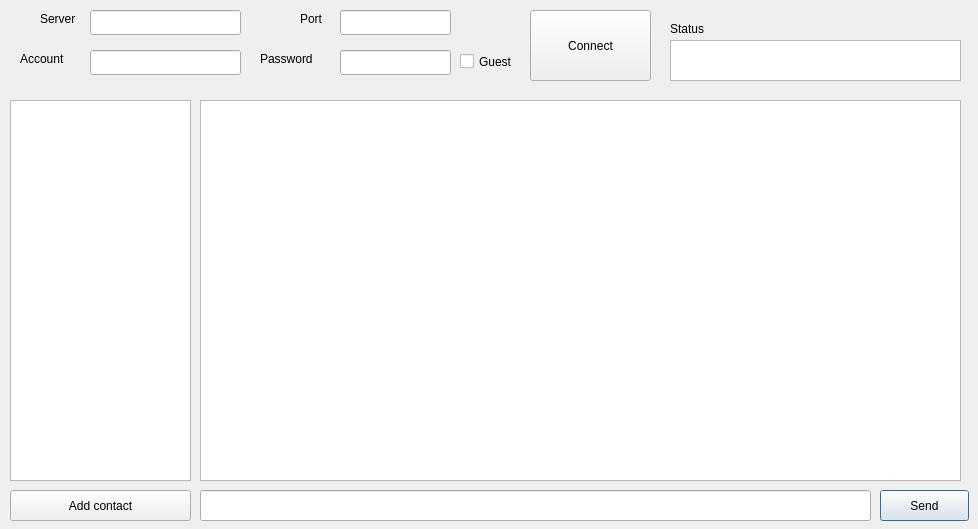
<?xml version="1.0" encoding="UTF-8"?>
<ui version="4.0">
 <class>Messenger</class>
 <widget class="QDialog" name="Messenger">
  <property name="geometry">
   <rect>
    <x>0</x>
    <y>0</y>
    <width>978</width>
    <height>529</height>
   </rect>
  </property>
  <property name="windowTitle">
   <string>Messenger</string>
  </property>
  <widget class="QListWidget" name="contactView">
   <property name="geometry">
    <rect>
     <x>10</x>
     <y>100</y>
     <width>181</width>
     <height>381</height>
    </rect>
   </property>
  </widget>
  <widget class="QLineEdit" name="inputEdit">
   <property name="geometry">
    <rect>
     <x>200</x>
     <y>490</y>
     <width>671</width>
     <height>31</height>
    </rect>
   </property>
  </widget>
  <widget class="QPushButton" name="sendButton">
   <property name="geometry">
    <rect>
     <x>880</x>
     <y>490</y>
     <width>89</width>
     <height>31</height>
    </rect>
   </property>
   <property name="text">
    <string>Send</string>
   </property>
  </widget>
  <widget class="QListWidget" name="chatView">
   <property name="geometry">
    <rect>
     <x>200</x>
     <y>100</y>
     <width>761</width>
     <height>381</height>
    </rect>
   </property>
  </widget>
  <widget class="QPushButton" name="contactButton">
   <property name="geometry">
    <rect>
     <x>10</x>
     <y>490</y>
     <width>181</width>
     <height>31</height>
    </rect>
   </property>
   <property name="text">
    <string>Add contact</string>
   </property>
  </widget>
  <widget class="QPushButton" name="connectButton">
   <property name="geometry">
    <rect>
     <x>530</x>
     <y>10</y>
     <width>121</width>
     <height>71</height>
    </rect>
   </property>
   <property name="text">
    <string>Connect</string>
   </property>
  </widget>
  <widget class="QLineEdit" name="serverEdit">
   <property name="geometry">
    <rect>
     <x>90</x>
     <y>10</y>
     <width>151</width>
     <height>25</height>
    </rect>
   </property>
   <property name="readOnly">
    <bool>false</bool>
   </property>
  </widget>
  <widget class="QLineEdit" name="portEdit">
   <property name="geometry">
    <rect>
     <x>340</x>
     <y>10</y>
     <width>111</width>
     <height>25</height>
    </rect>
   </property>
  </widget>
  <widget class="QLabel" name="label">
   <property name="geometry">
    <rect>
     <x>40</x>
     <y>10</y>
     <width>51</width>
     <height>17</height>
    </rect>
   </property>
   <property name="text">
    <string>Server</string>
   </property>
  </widget>
  <widget class="QLabel" name="label_2">
   <property name="geometry">
    <rect>
     <x>300</x>
     <y>10</y>
     <width>41</width>
     <height>17</height>
    </rect>
   </property>
   <property name="text">
    <string>Port</string>
   </property>
  </widget>
  <widget class="QLineEdit" name="accountEdit">
   <property name="geometry">
    <rect>
     <x>90</x>
     <y>50</y>
     <width>151</width>
     <height>25</height>
    </rect>
   </property>
  </widget>
  <widget class="QLabel" name="label_3">
   <property name="geometry">
    <rect>
     <x>20</x>
     <y>50</y>
     <width>67</width>
     <height>17</height>
    </rect>
   </property>
   <property name="text">
    <string>Account</string>
   </property>
  </widget>
  <widget class="QLabel" name="label_4">
   <property name="geometry">
    <rect>
     <x>260</x>
     <y>50</y>
     <width>67</width>
     <height>17</height>
    </rect>
   </property>
   <property name="text">
    <string>Password</string>
   </property>
  </widget>
  <widget class="QLineEdit" name="passwordEdit">
   <property name="geometry">
    <rect>
     <x>340</x>
     <y>50</y>
     <width>111</width>
     <height>25</height>
    </rect>
   </property>
  </widget>
  <widget class="QCheckBox" name="checkBox">
   <property name="geometry">
    <rect>
     <x>460</x>
     <y>50</y>
     <width>92</width>
     <height>23</height>
    </rect>
   </property>
   <property name="text">
    <string>Guest</string>
   </property>
  </widget>
  <widget class="QListWidget" name="stateView">
   <property name="geometry">
    <rect>
     <x>670</x>
     <y>40</y>
     <width>291</width>
     <height>41</height>
    </rect>
   </property>
   <property name="verticalScrollBarPolicy">
    <enum>Qt::ScrollBarAlwaysOff</enum>
   </property>
   <property name="horizontalScrollBarPolicy">
    <enum>Qt::ScrollBarAlwaysOff</enum>
   </property>
  </widget>
  <widget class="QLabel" name="label_5">
   <property name="geometry">
    <rect>
     <x>670</x>
     <y>20</y>
     <width>67</width>
     <height>17</height>
    </rect>
   </property>
   <property name="text">
    <string>Status</string>
   </property>
  </widget>
 </widget>
 <tabstops>
  <tabstop>serverEdit</tabstop>
  <tabstop>portEdit</tabstop>
  <tabstop>accountEdit</tabstop>
  <tabstop>passwordEdit</tabstop>
  <tabstop>checkBox</tabstop>
  <tabstop>connectButton</tabstop>
  <tabstop>contactView</tabstop>
  <tabstop>contactButton</tabstop>
  <tabstop>inputEdit</tabstop>
  <tabstop>sendButton</tabstop>
  <tabstop>chatView</tabstop>
 </tabstops>
 <resources/>
 <connections>
  <connection>
   <sender>stateView</sender>
   <signal>indexesMoved(QModelIndexList)</signal>
   <receiver>stateView</receiver>
   <slot>scrollToBottom()</slot>
   <hints>
    <hint type="sourcelabel">
     <x>815</x>
     <y>60</y>
    </hint>
    <hint type="destinationlabel">
     <x>815</x>
     <y>60</y>
    </hint>
   </hints>
  </connection>
 </connections>
</ui>
